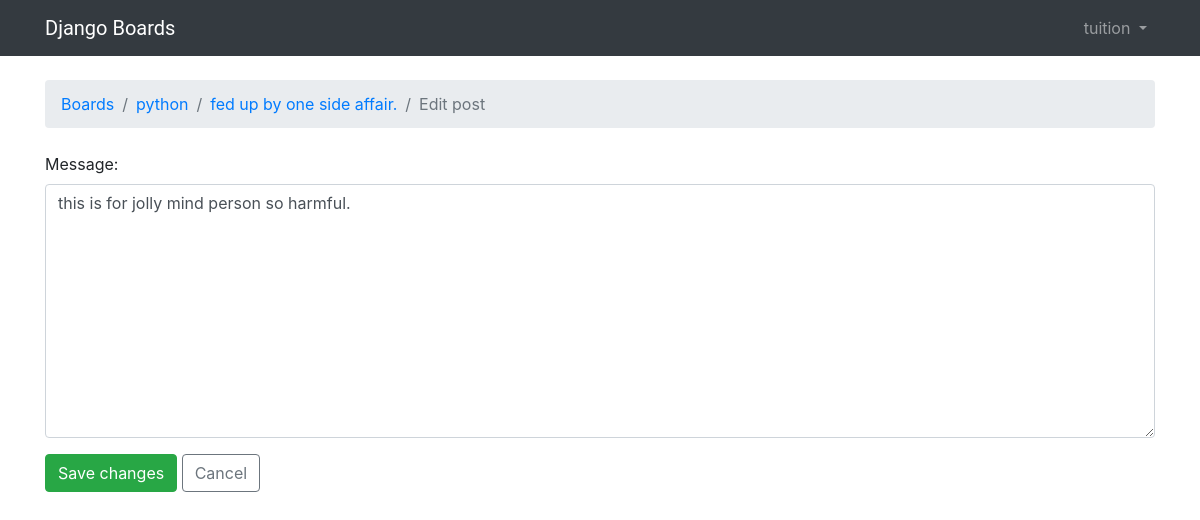
The page /boards/1/topics/114/posts/126/edit/ (signed in) on the database as committed earlier.
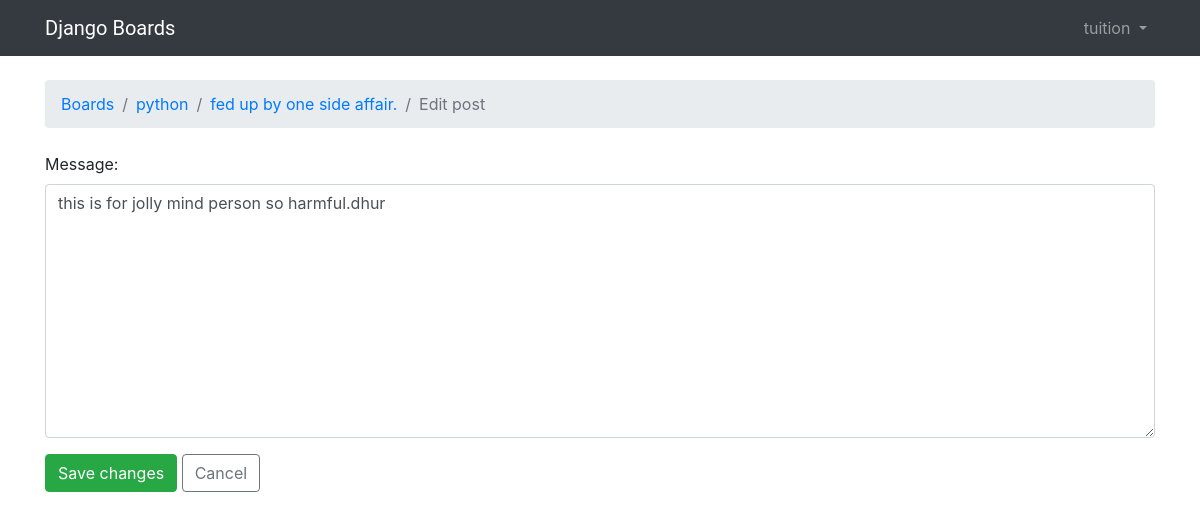
The same page on the database as committed later.
### boards/models.py (models this page shows, shortened)
class Post(models.Model):
    message = models.TextField(max_length=4000)
    topic = models.ForeignKey(Topic, on_delete=models.CASCADE, related_name='posts')
    created_at = models.DateTimeField(auto_now_add=True)
    updated_at = models.DateTimeField(null=True)
    created_by = models.ForeignKey(User, on_delete=models.CASCADE, related_name='posts')
    updated_by = models.ForeignKey(User, null=True, on_delete=models.CASCADE, related_name='+')

class Topic(models.Model):
    subject = models.CharField(max_length=255)
    last_updated = models.DateTimeField(auto_now_add=True)
    board = models.ForeignKey(Board, on_delete=models.CASCADE, related_name='topics')
    starter = models.ForeignKey(User, on_delete=models.CASCADE, related_name='topics')
    views = models.PositiveIntegerField(default=0)

class Board(models.Model):
    name = models.CharField(max_length=30, unique=True)
    description = models.CharField(max_length=100)

### boards/views.py (the view, shortened to what this page needs)
@method_decorator(login_required, name='dispatch')
class PostUpdateView(UpdateView):
    model = Post
    fields = ('message', )
    template_name = 'boards/post_edit.html'
    pk_url_kwarg = 'post_pk'
    context_object_name = 'post'
    def get_queryset(self):
        queryset = super().get_queryset()
        return queryset.filter(created_by=self.request.user)

### accounts/templatetags/form_tags.py (called while the page is built)
@register.filter
def input_class(bound_field):
    css_class = ''
    if bound_field.form.is_bound:
        if bound_field.errors:
            css_class = 'is-invalid'
        elif field_type(bound_field) != 'PasswordInput':
            css_class = 'is-valid'
    return 'form-control {}'.format(css_class)

### templates/boards/post_edit.html (shortened to what this page needs)
{% extends 'base.html' %}
{% block breadcrumb %}
  <li class="breadcrumb-item"><a href="{% url 'board_list' %}">Boards</a></li>
  <li class="breadcrumb-item"><a href="{% url 'topic_list' post.topic.board.pk %}">{{ post.topic.board.name }}</a></li>
  <li class="breadcrumb-item"><a href="{% url 'post_list' post.topic.board.pk post.topic.pk %}">{{ post.topic.subject }}</a></li>
  <li class="breadcrumb-item active">Edit post</li>
{% endblock %}
{% block content %}
  <form method="post" class="mb-4" novalidate>
    {% include 'includes/form.html' %}
    <button type="submit" class="btn btn-success">Save changes</button>
    <a href="{% url 'post_list' post.topic.board.pk post.topic.pk %}" class="btn btn-outline-secondary" role="button">Cancel</a>
  </form>
{% endblock %}

### templates/includes/form.html (shortened to what this page needs)
{% load form_tags widget_tweaks %}
{% for field in form %}
  <div class="form-group">
    {{ field.label_tag }}
    {% render_field field class=field|input_class %}
  </div>
{% endfor %}

Rows that differ between the two databases and show on the page:
changed Post "python": message "this is for jolly mind person so harmful." → "this is for jolly mind person so harmful.dhur"
